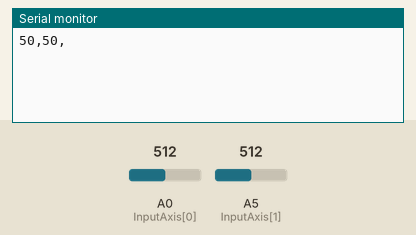
A sketch run on a simulated Arduino Uno, built with avr-gcc and run on an emulated ATmega328P. Parts: the last lines printed to the serial monitor. Inputs (shaded band) come from the test bench; at power-on: A0 (InputAxis[0]) = 512, A5 (InputAxis[1]) = 512.

Above: at 1.2 s.
1.3 s: A0 (InputAxis[0]) set to 716
At 2.5 s:
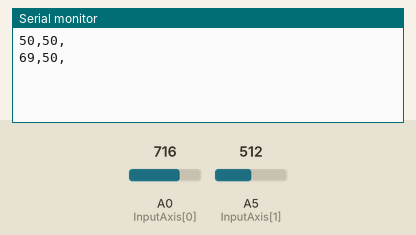
2.8 s: A5 (InputAxis[1]) set to 716
At 3.9 s:
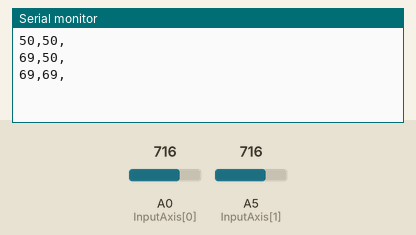
4.3 s: A0 (InputAxis[0]) set to 900
At 5.1 s:
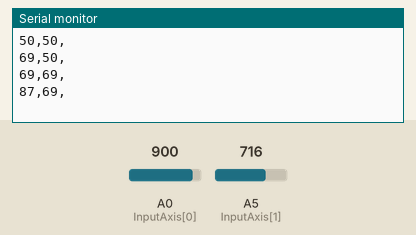
5.8 s: A5 (InputAxis[1]) set to 900
At 6.2 s:
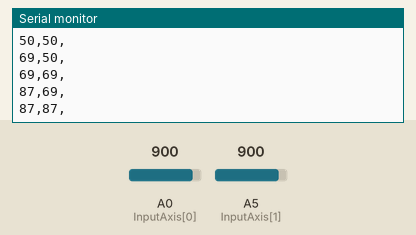
Timing chart, 0 to 8.3 s (numbered marks = the images above; inputs shaded):
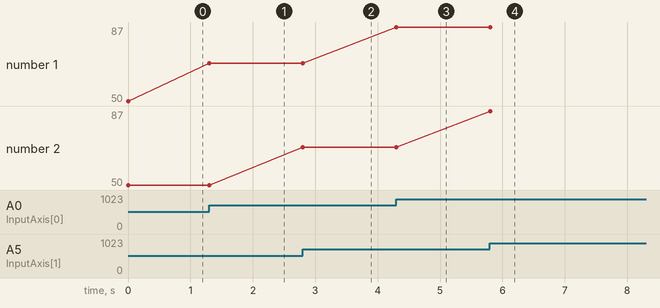

The sketch:

OpenMixer_arduino.ino
```cpp
int pot1_pin = A0;
int pot2_pin = A5;

int pot1_val;
int pot2_val;

int MinChange = 2; //this is the minumum amount of change required in the potentiometers reported value required to send over serial.
int PreviousPot1Val;
int PreviousPot2Val;

const int list_size = 2;
int InputAxis[list_size] = {A0, A5}; //Enter pin names that the potentiometers are connected to here.
int InputAxisPreValues[list_size];

String StringAxis;

void setup() {
Serial.begin(9600);
for (int i = 0; i < list_size; i++) {
        InputAxisPreValues[i] = analogRead(InputAxis[i]);

  }
}

void loop() {
  ReadInputs();
}

void ReadInputs() {
    StringAxis = "";
    bool change = false;

    for (int i = 0; i < list_size; i++) {
        int ReadAxis = analogRead(InputAxis[i]);
        ReadAxis = map(ReadAxis, 0, 1023, 0, 100);
        StringAxis += String(ReadAxis) + String(",");

        if (abs(ReadAxis - InputAxisPreValues[i]) >= MinChange) {
            InputAxisPreValues[i] = ReadAxis;
            change = true;
        }
    }
    if (change) {
        Serial.println(StringAxis);
    }
}
```

Measured:
- after the input at 1.3 s, the serial monitor: prints a new line at once (image 1)
- after the input at 2.8 s, the serial monitor: prints a new line at once (image 2)
- after the input at 4.3 s, the serial monitor: prints a new line at once (image 3)
- after the input at 5.8 s, the serial monitor: prints a new line at once (image 4)
- plotted number 1: 50 → 69 after the input at 1.3 s, 69 → 87 after the input at 4.3 s
